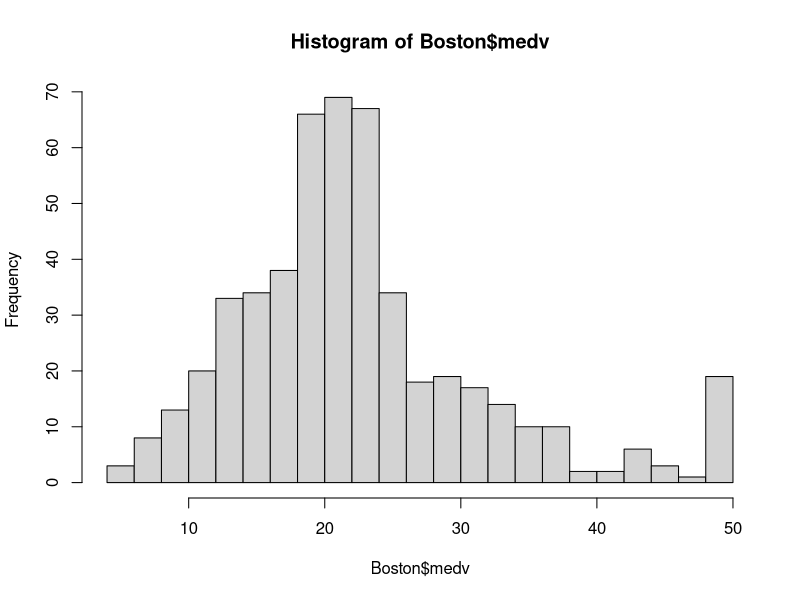
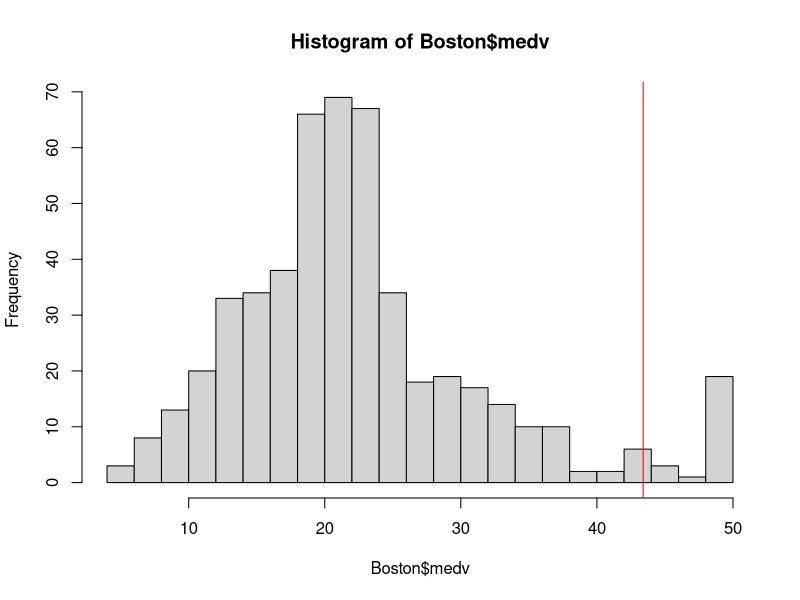
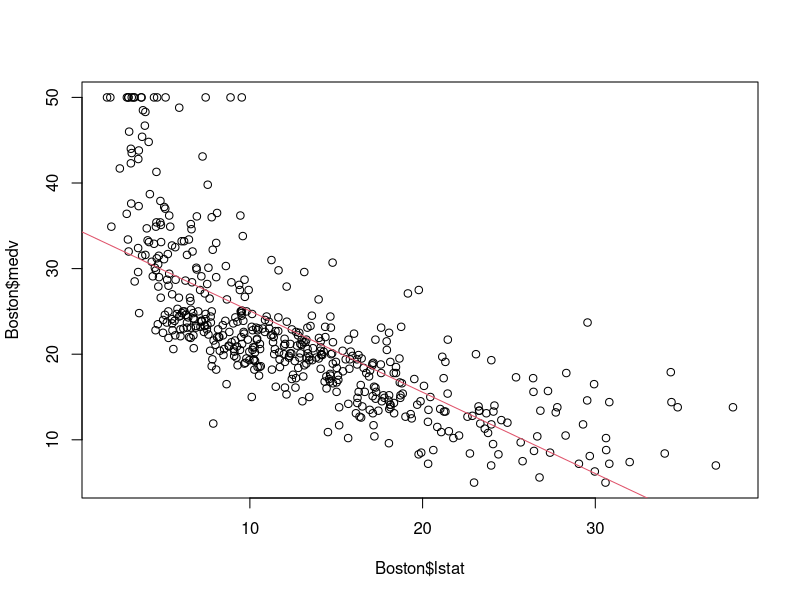
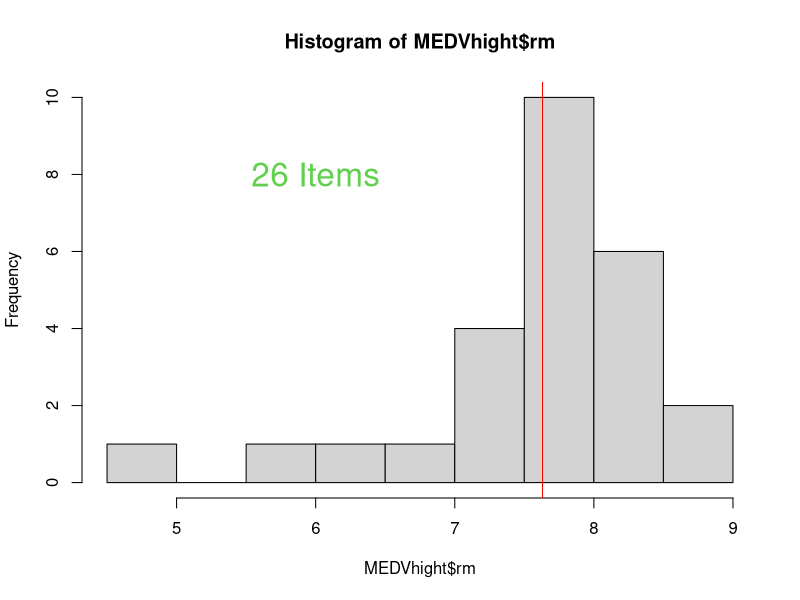
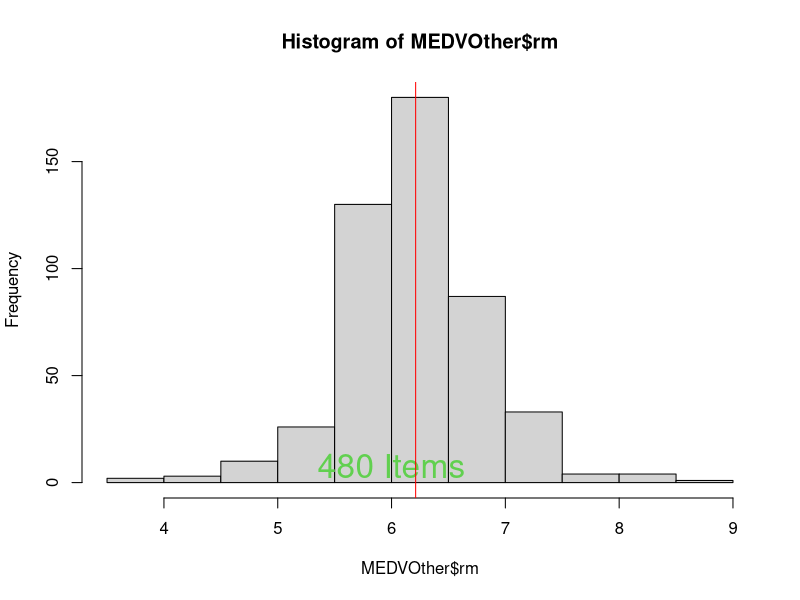

The R script that drew these images, in order:
## ---- chunk 1
summary(cars)
## ---- chunk 2
summary(cars)
## ---- chunk 3
summary(cars)
## ---- chunk 4
library(MASS)
#介紹引入套件
data(Boston)
## ---- chunk 5
head(Boston)

## ---- chunk 6
quantile(Boston$medv, c(0.95, 0.9))
## ---- chunk 7
hist(Boston$medv, breaks = 20)
## ---- chunk 8
hist(Boston$medv, breaks = 20)
abline(v = 43.4, col="red")
## ---- chunk 9
MEDVhight = subset(Boston,Boston$medv>=43.4)
MEDVOther = subset(Boston,Boston$medv< 43.4)
# MEDVhight 為房價高的資料
# MEDVOther 其他資料
## ---- chunk 10
#colMeans(MEDVhight)
## ---- chunk 11
#colMeans(MEDVOther)
## ---- chunk 12
#rbind(colMeans(MEDVhight),colMeans(MEDVOther))
## ---- chunk 13
#解釋1非常正相關 -1是非常負相關
#cor(Boston$medv,Boston)

#barplot(cor(Boston$medv,Boston))

#與房間數是正相關,與低收入戶比例負相關

#看低收入戶比例
plot(Boston$lstat,Boston$medv)
LM=lm(Boston$medv~Boston$lstat)
abline(LM,col=2)
#練習房間數與房價的關係

## ---- chunk 14
cor(MEDVhight$medv,MEDVhight$rm)
cor(MEDVOther$medv,MEDVOther$rm)
## ---- chunk 15
hist(MEDVhight$rm)
ObsHigh=paste(length(MEDVhight$rm),"Items",sep=" ")
text(6,8,ObsHigh,cex= 2,col=3)
abline(v = mean(MEDVhight$rm), col="red")
hist(MEDVOther$rm)
ObsOther=paste(length(MEDVOther$rm),"Items",sep=" ")
text(6,8,ObsOther,cex= 2,col=3)
abline(v = mean(MEDVOther$rm), col="red")
## ---- chunk 16
Boston2=Boston
Boston2$Income=cut(Boston$lstat,breaks=3)
Boston2$Income

Boston2$Income= cut(Boston$lstat,breaks=3,labels=c("H","M","L"))
MEDVhight2 = subset(Boston,Boston$medv>=43.4)
MEDVhight2$Income
#富裕區收入都是High Level
## ---- chunk 17
str(Boston)
## ---- chunk 18
x=1 
## ---- chunk 19
Month1=c(1,2,3,4,5,6,7,8,9,10,11,12)
length(Month1)
Month2=1:12
length(Month2)
## ---- chunk 20
TaipeiTem=c(16.1,16.5,18.5 ,	21.9 ,	25.2 ,	27.7 ,	29.6 ,	29.2,27.4,24.5 ,	21.5 ,	17.9)
HengchunTem=c(20.7 , 21.4 , 23.2 ,  25.2 ,	27.0 ,	27.9 ,	28.4 ,	28.1 ,	27.4 ,	26.3 ,	24.3 ,	21.7)
names(TaipeiTem)=Month1
names(HengchunTem)=Month2
## ---- chunk 21
1:3
c(1, 2, 3) + 1

## ---- chunk 22
1:3 * 2
## ---- chunk 23
x <- c(1L, 2.0, "3")
class(x)
x
## ---- chunk 24
x <- "abc";y <- "dbbbe"
paste(x, y, sep=",")
## ---- chunk 25
strsplit(x, "b")
## ---- chunk 26
name1<-"郭雪芙"
substring(name1, 1, 1)
name2<-"金城武"
substring(name2, 1, 2)
## ---- chunk 27
x <- c("F","M","F","F")
x
x <- factor(c("F","M","F","F"), levels=c("F","M"))
x
x <- factor(c("F","M","F","F"), levels=c("F"))
levels(x)
as.integer(x)
## ---- chunk 28
#農業社會 男女男卑
Argri <- factor(c("F","M","F","F"),order=TRUE,levels=c("F","M"))

#阿美族 女尊男卑
Amis <- factor(c("F","M","F","F"),order=FALSE,levels=c("F","M"))
#應該要用
Amis <- factor(c("F","M","F","F"),order=TRUE,levels=c("M","F"))
#舉一個認真的例子 - 班上一號到六號分別拿到A,B,C的級別
rank=factor(c("C","A","B","B","C","C"),order=TRUE,level=c("C","B","A"))
rank
rank[1]<rank[2]

## ---- chunk 29
1 + 2
## ---- chunk 30
1 - 2
## ---- chunk 31
1 * 2
## ---- chunk 32
1L / 2L
## ---- chunk 33
x <- 1
x < 2
x <= 1
## ---- chunk 34
x<-list(1L,2,"3")
## ---- chunk 35
x<-list(1L,2,"3",mean)
## ---- chunk 36
Serial=c(1,2,3)
RBasicTeacher=c("Dboy", "Ning", "Noha")
RBasicRbind=rbind(Serial,RBasicTeacher)
## ---- chunk 37
Serial=c(1,2,3)
RBasicTeacher=c("Dboy", "Ning", "Noha")
RBasicCbind=cbind(Serial,RBasicTeacher)
RBasic=cbind(c(1,2,3),c("Dboy", "Ning", "Noha"))
## ---- chunk 38
PageView <- read.table(header=TRUE, text='
     Date       PageView Rating
           7/1      1231     6.7
           7/2      5423    4.5
           7/3      3219    3.7
           7/4       998    3.3
           7/5       3241    4.1
           7/6       1223    5.2')
Promotion <- read.table(header=TRUE, text='
     Date       Promotion 
           7/1      N
           7/2      Y
           7/3      Y
           7/4      N
           7/5      Y
           7/6      N   ')

merge(PageView,Promotion,"Date")
## ---- chunk 39
as.numeric("2")
as.integer("a")
## ---- chunk 40
x <- c(1, 2, 3, 2, 3, 2, 1)
as.character(x) # 字串
factor(x) # ??用剛才dataframe作
## ---- chunk 41
x <- c("1", "2", "3", "2", "a")
as.numeric(x)
## ---- chunk 42
gdp <- c("5,023,763", "5,614,679", "6,205,338")
as.numeric(gsub(",", "", gdp))
## ---- chunk 43
factor_example=factor(c("三年甲班", "三年乙班", "三年甲班"))
summary(factor_example)
## ---- chunk 44
character_example=c("a","b","c")
summary(character_example)
## ---- chunk 45
list_example <- list(1L, 2.0, "3")
summary(list_example)
## ---- chunk 46
summary(Boston)
## ---- chunk 47
x <- 1:5
x[2:3]
## ---- chunk 48
x <- 1:5
x > 3
x[x > 3]
## ---- chunk 49
# 先印出台北跟恆春每個月平均溫度
TaipeiTem
HengchunTem
## ---- chunk 50
TaipeiTem>20
TaipeiHotMonths = TaipeiTem[TaipeiTem>20]
## ---- chunk 51
SelectMonth= HengchunTem>20
HengchunHotMonths = HengchunTem[SelectMonth==TRUE]
## ---- chunk 52
 TaipeiTem[7:9]
mean(TaipeiTem[7:9])
HengchunTem[7:9]
mean(HengchunTem[7:9])
## ---- chunk 53
# TaipeiTem[1,2,12]

mean(TaipeiTem[c(1,2,12)])
mean(HengchunTem[c(1,2,12)])
## ---- chunk 54
TemTable=rbind(TaipeiTem,HengchunTem)
TemTable
#選取台北二月的溫度
TemTable[1,2]
#選取二月的溫度
TemTable[,2]
TemTable[1,]
#??TemTable[HengchunTem]
#?? 
#??如何出現2的字樣
## ---- chunk 55
head(Boston)
head(Boston[["crim"]]) # head(power$name)
